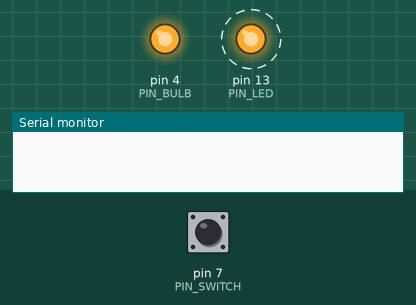
Simulated run of this sketch. Board: Arduino Uno, built with avr-gcc and run on an emulated ATmega328P. On the bench: output pins drawn as LEDs (lit = HIGH), the last lines printed to the serial monitor. Dashed ring = blinking. The test bench sets the inputs (shaded band); at power-on: pin 7 (PIN_SWITCH) HIGH. Pins used as bus, display or sensor lines are not drawn.

Above: at 1.25 s.
1.3 s: pin 7 (PIN_SWITCH) pulled LOW for 0.15 s
At 2.25 s:
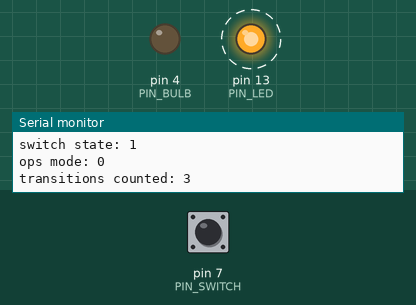
4.3 s: pin 7 (PIN_SWITCH) pulled LOW for 1 s
At 4.45 s:
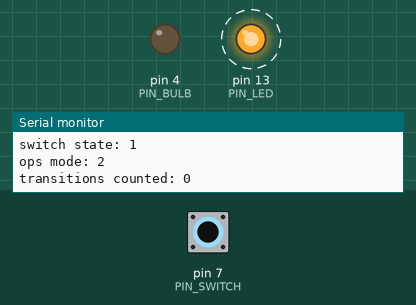
7.3 s: pin 7 (PIN_SWITCH) pulled LOW for 3.2 s
At 7.65 s:
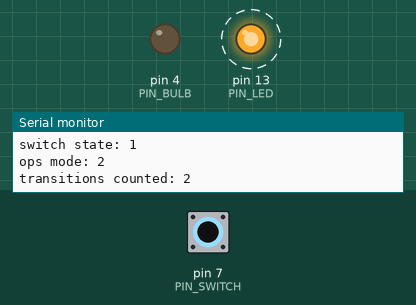
Timing chart, 0 to 18.0 s (numbered marks = the images above; inputs shaded):
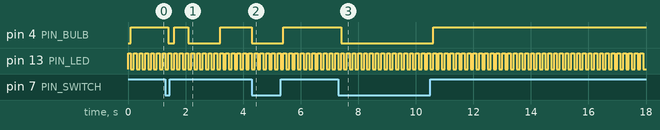

The sketch:

trafficLight.ino
```cpp
#define PIN_GR 2
#define PIN_BULB 4
#define PIN_SWITCH 7
#define PIN_LED 13

int switchState, switchTransition, ops;
unsigned int timSwitch, timDisco;

void setup() {
  // put your setup code here, to run once:
  pinMode(PIN_GR, OUTPUT);
  pinMode(PIN_BULB, OUTPUT);
  pinMode(PIN_SWITCH, INPUT_PULLUP);
  pinMode(PIN_LED, OUTPUT);

  Serial.begin(9600);

  cli();

  //set timer1 interrupt at 1Hz
  TCCR1A = 0;// set entire TCCR1A register to 0
  TCCR1B = 0;// same for TCCR1B
  TCNT1  = 0;//initialize counter value to 0
  // set compare match register for 1hz increments
  OCR1A = 1562;// = (16*10^6) / (10*1024) - 1 (must be <65536)
  // turn on CTC mode
  TCCR1B |= (1 << WGM12);
  // Set CS12 and CS10 bits for 1024 prescaler
  TCCR1B |= (1 << CS12) | (1 << CS10);
  // enable timer compare interrupt
  TIMSK1 |= (1 << OCIE1A);

  sei();
}

void loop() {
  // put your main code here, to run repeatedly:
  switch (digitalRead(PIN_SWITCH))
  {
    case LOW:
      if (switchState == 1) switchTransition++;
      switchState = 0;
      break;
    case HIGH:
      if (switchState == 0) switchTransition++;
      switchState = 1;
      break;
  }
  delay(100);
  switch (ops)
  {
    case 0:
      offOps();
      break;
    case 1:
      normalOps();
      break;
    case 2:
      break;
  }
}

void offOps()
{
  switch (switchState)
  {
    case 0:
      digitalWrite(PIN_BULB, LOW);
      digitalWrite(PIN_GR, LOW);
      break;
    case 1:
      digitalWrite(PIN_BULB, HIGH);
      digitalWrite(PIN_GR, LOW);
      break;
  }
}

void normalOps()
{
  switch (switchState)
  {
    case 0:
      digitalWrite(PIN_BULB, LOW);
      digitalWrite(PIN_GR, HIGH);
      break;
    case 1:
      digitalWrite(PIN_BULB, HIGH);
      digitalWrite(PIN_GR, LOW);
      break;
  }
}

void discoOps()
{
  digitalWrite(PIN_BULB, !digitalRead(PIN_BULB));
  digitalWrite(PIN_GR, !digitalRead(PIN_GR));
}

ISR(TIMER1_COMPA_vect)
{
  if (timSwitch == 20)
  {
    timSwitch = 0;
    Serial.print("switch state: ");
    Serial.println(switchState);
    Serial.print("ops mode: ");
    Serial.println(ops);
    Serial.print("transitions counted: ");
    Serial.println(switchTransition);
    Serial.println();
    if (switchTransition == 2)
    {
      if (ops == 1) ops = 0;
      else ops = 1;
    }
    if (switchTransition == 3)
    {
      ops = 2;
    }
    switchTransition = 0;
  }
  else timSwitch++;
  if (timDisco == 10)
  {
    timDisco = 0;
    discoOps();
  }
  else  timDisco++;
  digitalWrite(PIN_LED, !digitalRead(PIN_LED));
}
```

Measured:
- after the input at 1.3 s, pin 4 (PIN_BULB): HIGH → LOW after 0.10 s, → HIGH 0.20 s later, → LOW 0.50 s later, → HIGH 1.1 s later
- after the input at 4.3 s, pin 4 (PIN_BULB): goes on until 5.4 s, then stays HIGH
- after the input at 7.3 s, pin 4 (PIN_BULB): HIGH → LOW after 0.10 s, → HIGH 3.2 s later
- by itself, pin 13 (PIN_LED): alternates HIGH for 0.10 s and LOW for 0.10 s
